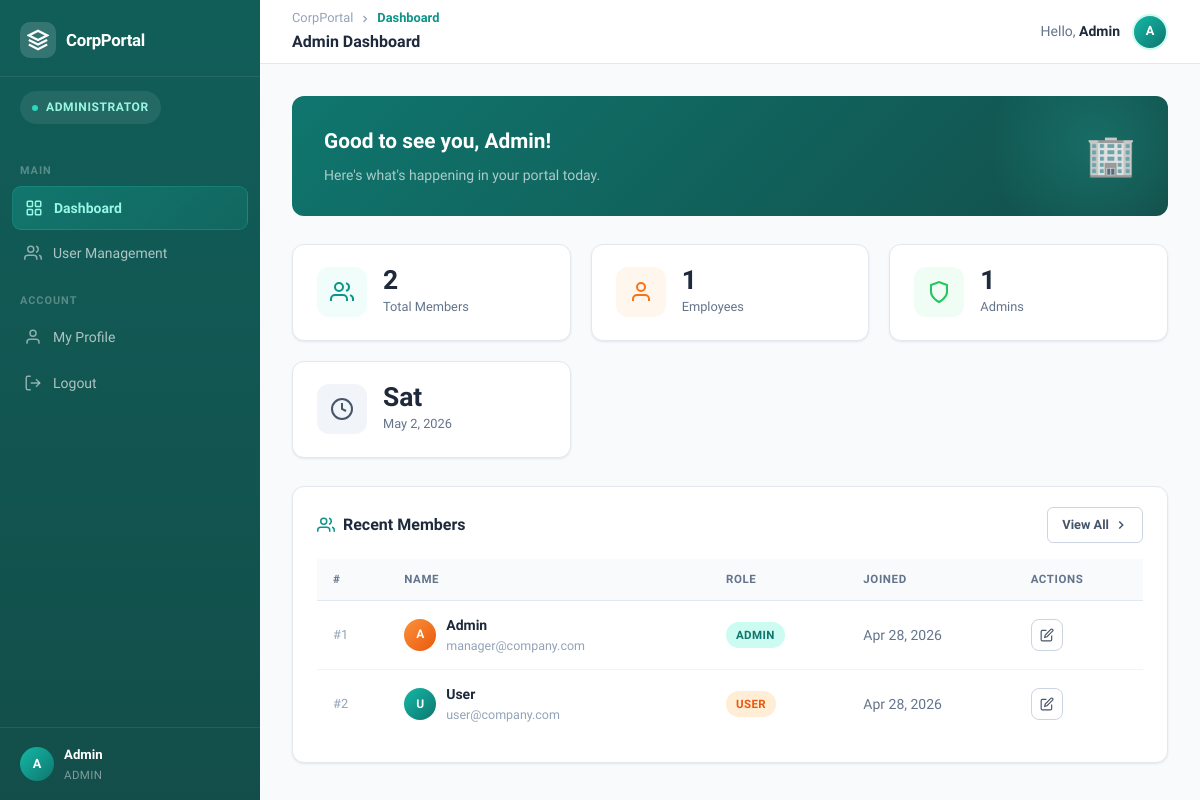
Page /admin/dashboard.php (signed in) on the committed database.
### tables this page shows
CREATE TABLE users (
  id         INT(11)      NOT NULL AUTO_INCREMENT,
  name       VARCHAR(100) NOT NULL,
  email      VARCHAR(150) NOT NULL UNIQUE,
  password   VARCHAR(255) NOT NULL,
  role       ENUM('admin','user') NOT NULL DEFAULT 'user',
  created_at TIMESTAMP    NOT NULL DEFAULT CURRENT_TIMESTAMP,
  PRIMARY KEY (id)
);

### includes/session_check.php (called while the page is built, shortened)
<?php
function e(?string $str): string
{
    return htmlspecialchars($str ?? '', ENT_QUOTES | ENT_HTML5, 'UTF-8');
}

### admin/dashboard.php (the view, shortened to what this page needs)
<?php
require_once __DIR__ . '/../includes/session_check.php';
require_once __DIR__ . '/../config/db.php';
$totalUsers  = $pdo->query("SELECT COUNT(*) FROM users WHERE role='user'")->fetchColumn();
$totalAdmins = $pdo->query("SELECT COUNT(*) FROM users WHERE role='admin'")->fetchColumn();
$totalAll    = $pdo->query("SELECT COUNT(*) FROM users")->fetchColumn();
$recent = $pdo->query("SELECT id,name,email,role,created_at FROM users ORDER BY created_at DESC LIMIT 5")->fetchAll();
$activePage = 'dashboard';
$root = rootUrl;
?>
<!DOCTYPE html>
<html lang="en">
<head>
<link rel="stylesheet" href="<?= $root ?>assets/css/style.css">
</head>
<body>
<div class="app-layout">
  <?php require_once __DIR__ . '/../includes/nav_admin.php'; ?>
  <main class="main-content">
    <div class="topbar">
      <div class="topbar-left">
        <div>
          <div class="breadcrumb">
            <span>CorpPortal</span>
            <svg width="12" height="12" viewBox="0 0 24 24" fill="none" stroke="currentColor" stroke-width="2.5"><polyline points="9 18 15 12 9 6"/></svg>
            <span class="current">Dashboard</span>
          </div>
          <div class="page-title">Admin Dashboard</div>
        </div>
      </div>
      <div class="topbar-right">
        <span class="topbar-greeting">Hello, <strong><?= e($_SESSION['name']) ?></strong></span>
        <div class="topbar-avatar" title="My Profile" onclick="window.location='<?= $root ?>admin/profile.php'"><?= $initials ?></div>
      </div>
    </div>
    <div class="page-body">
      <div class="welcome-banner">
        <div class="welcome-text">
          <h2>Good to see you, <?= e($_SESSION['name']) ?>!</h2>
          <p>Here's what's happening in your portal today.</p>
        </div>
        <div class="welcome-emoji">🏢</div>
      </div>
      <div class="stats-grid">
        <div class="stat-card">
          <div class="stat-icon teal">
            <svg viewBox="0 0 24 24" fill="none" stroke="currentColor" stroke-width="2">
              <path d="M17 21v-2a4 4 0 0 0-4-4H5a4 4 0 0 0-4 4v2"/><circle cx="9" cy="7" r="4"/>
              <path d="M23 21v-2a4 4 0 0 0-3-3.87M16 3.13a4 4 0 0 1 0 7.75"/>
            </svg>
          </div>
          <div class="stat-info">
            <div class="stat-value"><?= $totalAll ?></div>
            <div class="stat-label">Total Members</div>
          </div>
        </div>
        <div class="stat-card">
          <div class="stat-icon coral">
            <svg viewBox="0 0 24 24" fill="none" stroke="currentColor" stroke-width="2">
              <path d="M20 21v-2a4 4 0 0 0-4-4H8a4 4 0 0 0-4 4v2"/><circle cx="12" cy="7" r="4"/>
            </svg>
          </div>
          <div class="stat-info">
            <div class="stat-value"><?= $totalUsers ?></div>
            <div class="stat-label">Employees</div>
          </div>
        </div>
        <div class="stat-card">
          <div class="stat-icon green">
            <svg viewBox="0 0 24 24" fill="none" stroke="currentColor" stroke-width="2">
              <path d="M12 22s8-4 8-10V5l-8-3-8 3v7c0 6 8 10 8 10z"/>
            </svg>
          </div>
          <div class="stat-info">
            <div class="stat-value"><?= $totalAdmins ?></div>
            <div class="stat-label">Admins</div>
          </div>
        </div>
        <div class="stat-card">
          <div class="stat-icon slate">
            <svg viewBox="0 0 24 24" fill="none" stroke="currentColor" stroke-width="2">
              <circle cx="12" cy="12" r="10"/><polyline points="12 6 12 12 16 14"/>
            </svg>
          </div>
          <div class="stat-info">
            <div class="stat-value"><?= date('D') ?></div>
            <div class="stat-label"><?= date('M j, Y') ?></div>
          </div>
        </div>
      </div>
      <div class="card">
        <div class="card-header">
          <div class="card-title">
            <svg width="18" height="18" viewBox="0 0 24 24" fill="none" stroke="var(--teal-600)" stroke-width="2">
              <path d="M17 21v-2a4 4 0 0 0-4-4H5a4 4 0 0 0-4 4v2"/><circle cx="9" cy="7" r="4"/>
              <path d="M23 21v-2a4 4 0 0 0-3-3.87M16 3.13a4 4 0 0 1 0 7.75"/>
            </svg>
            Recent Members
          </div>
          <a href="<?= $root ?>admin/users.php" class="btn btn-outline btn-sm">
            View All
            <svg width="14" height="14" viewBox="0 0 24 24" fill="none" stroke="currentColor" stroke-width="2.5"><polyline points="9 18 15 12 9 6"/></svg>
          </a>
        </div>
        <div class="card-body" style="padding-top:16px">
          <div class="table-wrapper">
            <table class="table">
              <thead>
                <tr>
                  <th>#</th>
                  <th>Name</th>
                  <th>Role</th>
                  <th>Joined</th>
                  <th>Actions</th>
                </tr>
              </thead>
              <tbody>
                <?php if (empty($recent)): ?>
                  <tr><td colspan="5" style="text-align:center;color:var(--slate-400);padding:32px">No users found.</td></tr>
                <?php else: ?>
                  <?php foreach ($recent as $u): ?>
                    <tr>
                      <td style="color:var(--slate-400);font-size:.8rem">#<?= $u['id'] ?></td>
                      <td>
                        <div class="user-cell">
                          <div class="user-cell-avatar <?= $u['role'] === 'admin' ? 'is-admin' : '' ?>">
                            <?= strtoupper(substr($u['name'], 0, 1)) ?>
                          </div>
                          <div>
                            <div class="user-cell-name"><?= e($u['name']) ?></div>
                            <div class="user-cell-email"><?= e($u['email']) ?></div>
                          </div>
                        </div>
                      </td>
                      <td>
                        <span class="badge badge-<?= $u['role'] ?>">
                          <?= ucfirst($u['role']) ?>
                        </span>
                      </td>
                      <td style="color:var(--slate-500)"><?= date('M j, Y', strtotime($u['created_at'])) ?></td>
                      <td>
                        <div class="action-group">
                          <a href="<?= $root ?>admin/edit_user.php?id=<?= $u['id'] ?>"
                             class="btn btn-outline btn-sm btn-icon" title="Edit">
                            <svg width="14" height="14" viewBox="0 0 24 24" fill="none" stroke="currentColor" stroke-width="2"><path d="M11 4H4a2 2 0 0 0-2 2v14a2 2 0 0 0 2 2h14a2 2 0 0 0 2-2v-7"/><path d="M18.5 2.5a2.121 2.121 0 0 1 3 3L12 15l-4 1 1-4 9.5-9.5z"/></svg>
                          </a>
                        </div>
                      </td>
                    </tr>
                  <?php endforeach; ?>
                <?php endif; ?>
              </tbody>
            </table>
          </div>
        </div>
      </div>
    </div>
  </main>
</div>
</body>
</html>

### includes/nav_admin.php (shortened to what this page needs)
<?php
$activePage = $activePage ?? '';
$root = rootUrl;
$adminName = e($_SESSION['name'] ?? 'Admin');
$initials   = strtoupper(substr($_SESSION['name'] ?? 'A', 0, 1));
?>
<aside class="sidebar" id="sidebar">
  <div class="sidebar-brand">
    <div class="brand-icon">
      <svg width="22" height="22" viewBox="0 0 24 24" fill="none" stroke="white" stroke-width="2.5">
        <polygon points="12 2 2 7 12 12 22 7 12 2"/>
        <polyline points="2 17 12 22 22 17"/>
        <polyline points="2 12 12 17 22 12"/>
      </svg>
    </div>
    <span class="brand-name">CorpPortal</span>
  </div>
  <div class="sidebar-role-badge">
    <span class="role-dot"></span> Administrator
  </div>
  <nav class="sidebar-nav">
    <p class="nav-section-label">Main</p>
    <a href="<?= $root ?>admin/dashboard.php"
       class="nav-item <?= $activePage === 'dashboard' ? 'active' : '' ?>">
      <svg viewBox="0 0 24 24" fill="none" stroke="currentColor" stroke-width="2">
        <rect x="3" y="3" width="7" height="7" rx="1"/><rect x="14" y="3" width="7" height="7" rx="1"/>
        <rect x="14" y="14" width="7" height="7" rx="1"/><rect x="3" y="14" width="7" height="7" rx="1"/>
      </svg>
      Dashboard
    </a>
    <a href="<?= $root ?>admin/users.php"
       class="nav-item <?= $activePage === 'users' ? 'active' : '' ?>">
      <svg viewBox="0 0 24 24" fill="none" stroke="currentColor" stroke-width="2">
        <path d="M17 21v-2a4 4 0 0 0-4-4H5a4 4 0 0 0-4 4v2"/>
        <circle cx="9" cy="7" r="4"/>
        <path d="M23 21v-2a4 4 0 0 0-3-3.87M16 3.13a4 4 0 0 1 0 7.75"/>
      </svg>
      User Management
    </a>
    <p class="nav-section-label">Account</p>
    <a href="<?= $root ?>admin/profile.php"
       class="nav-item <?= $activePage === 'profile' ? 'active' : '' ?>">
      <svg viewBox="0 0 24 24" fill="none" stroke="currentColor" stroke-width="2">
        <path d="M20 21v-2a4 4 0 0 0-4-4H8a4 4 0 0 0-4 4v2"/>
        <circle cx="12" cy="7" r="4"/>
      </svg>
      My Profile
    </a>
    <a href="<?= $root ?>auth/logout.php" class="nav-item nav-logout">
      <svg viewBox="0 0 24 24" fill="none" stroke="currentColor" stroke-width="2">
        <path d="M9 21H5a2 2 0 0 1-2-2V5a2 2 0 0 1 2-2h4"/>
        <polyline points="16 17 21 12 16 7"/>
        <line x1="21" y1="12" x2="9" y2="12"/>
      </svg>
      Logout
    </a>
  </nav>
  <div class="sidebar-user-footer">
    <div class="user-avatar-sm"><?= $initials ?></div>
    <div class="user-info-sm">
      <span class="user-name-sm"><?= $adminName ?></span>
      <span class="user-role-sm">Admin</span>
    </div>
  </div>
</aside>

### rows in the picture
users: id "1", name "A", name "Admin", email "manager@company.com", role "ADMIN", created_at "Apr 28, 2026"
users: id "2", name "U", name "User", email "user@company.com", role "USER", created_at "Apr 28, 2026"

### other values in the picture
$initials "A"
$adminName "Admin"
$_SESSION['name'] "Admin"
$totalAll "2"
$totalUsers "1"
$totalAdmins "1"
